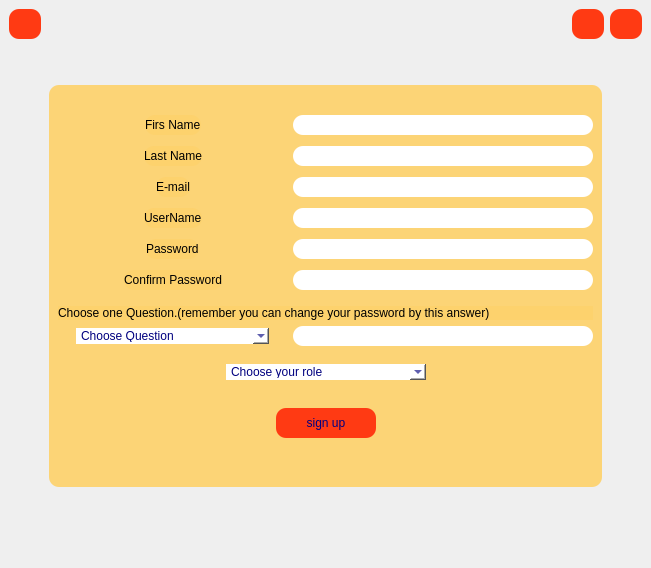
<?xml version="1.0" encoding="UTF-8"?>
<ui version="4.0">
 <class>signupform</class>
 <widget class="QMainWindow" name="signupform">
  <property name="geometry">
   <rect>
    <x>0</x>
    <y>0</y>
    <width>651</width>
    <height>568</height>
   </rect>
  </property>
  <property name="windowTitle">
   <string>MainWindow</string>
  </property>
  <property name="styleSheet">
   <string notr="true">#signupform
{
border-image : url(:/images/images/first-what-is-android-programming-library-barnamechi.jpg);
}
QPushButton
{
background-color:rgb(255, 58, 19);
border-radius : 10px;
}
QPushButton:hover{
background-color: rgb(249, 255, 198);
}</string>
  </property>
  <widget class="QWidget" name="centralwidget">
   <layout class="QVBoxLayout" name="verticalLayout">
    <item>
     <layout class="QHBoxLayout" name="horizontalLayout">
      <property name="topMargin">
       <number>0</number>
      </property>
      <item>
       <widget class="QPushButton" name="back">
        <property name="minimumSize">
         <size>
          <width>30</width>
          <height>30</height>
         </size>
        </property>
        <property name="cursor">
         <cursorShape>PointingHandCursor</cursorShape>
        </property>
        <property name="text">
         <string/>
        </property>
        <property name="icon">
         <iconset resource="rec.qrc">
          <normaloff>:/images/images/return.png</normaloff>:/images/images/return.png</iconset>
        </property>
       </widget>
      </item>
      <item>
       <spacer name="horizontalSpacer">
        <property name="orientation">
         <enum>Qt::Horizontal</enum>
        </property>
        <property name="sizeHint" stdset="0">
         <size>
          <width>40</width>
          <height>20</height>
         </size>
        </property>
       </spacer>
      </item>
      <item>
       <widget class="QPushButton" name="pushButton_2">
        <property name="minimumSize">
         <size>
          <width>30</width>
          <height>30</height>
         </size>
        </property>
        <property name="cursor">
         <cursorShape>PointingHandCursor</cursorShape>
        </property>
        <property name="text">
         <string/>
        </property>
       </widget>
      </item>
      <item>
       <widget class="QPushButton" name="pushButton">
        <property name="sizePolicy">
         <sizepolicy hsizetype="Maximum" vsizetype="Fixed">
          <horstretch>50</horstretch>
          <verstretch>50</verstretch>
         </sizepolicy>
        </property>
        <property name="minimumSize">
         <size>
          <width>30</width>
          <height>30</height>
         </size>
        </property>
        <property name="cursor">
         <cursorShape>PointingHandCursor</cursorShape>
        </property>
        <property name="text">
         <string/>
        </property>
        <property name="icon">
         <iconset resource="rec.qrc">
          <normaloff>:/icones/images/delete-sign.png</normaloff>:/icones/images/delete-sign.png</iconset>
        </property>
        <property name="iconSize">
         <size>
          <width>30</width>
          <height>30</height>
         </size>
        </property>
       </widget>
      </item>
     </layout>
    </item>
    <item>
     <spacer name="verticalSpacer_13">
      <property name="orientation">
       <enum>Qt::Vertical</enum>
      </property>
      <property name="sizeHint" stdset="0">
       <size>
        <width>20</width>
        <height>40</height>
       </size>
      </property>
     </spacer>
    </item>
    <item>
     <layout class="QHBoxLayout" name="horizontalLayout_3">
      <property name="topMargin">
       <number>0</number>
      </property>
      <item>
       <spacer name="horizontalSpacer_3">
        <property name="orientation">
         <enum>Qt::Horizontal</enum>
        </property>
        <property name="sizeType">
         <enum>QSizePolicy::Fixed</enum>
        </property>
        <property name="sizeHint" stdset="0">
         <size>
          <width>40</width>
          <height>20</height>
         </size>
        </property>
       </spacer>
      </item>
      <item>
       <widget class="QWidget" name="v1" native="true">
        <property name="sizePolicy">
         <sizepolicy hsizetype="Minimum" vsizetype="Fixed">
          <horstretch>0</horstretch>
          <verstretch>0</verstretch>
         </sizepolicy>
        </property>
        <property name="minimumSize">
         <size>
          <width>200</width>
          <height>300</height>
         </size>
        </property>
        <property name="maximumSize">
         <size>
          <width>16777215</width>
          <height>1000</height>
         </size>
        </property>
        <property name="styleSheet">
         <string notr="true">QWidget{
color:rgb(0, 0, 127);
background-color: rgba(255, 205, 88,0.8);
border-radius : 10px;

}
QLineEdit
{
background-color: white;
border-radius : 10px;
}


QLabel
{
background-color: rgba(255, 205, 88,0.3);
}

</string>
        </property>
        <layout class="QVBoxLayout" name="verticalLayout_3">
         <property name="topMargin">
          <number>20</number>
         </property>
         <item>
          <spacer name="verticalSpacer_8">
           <property name="orientation">
            <enum>Qt::Vertical</enum>
           </property>
           <property name="sizeHint" stdset="0">
            <size>
             <width>20</width>
             <height>10</height>
            </size>
           </property>
          </spacer>
         </item>
         <item>
          <layout class="QHBoxLayout" name="horizontalLayout_4">
           <property name="topMargin">
            <number>0</number>
           </property>
           <item>
            <spacer name="horizontalSpacer_13">
             <property name="orientation">
              <enum>Qt::Horizontal</enum>
             </property>
             <property name="sizeHint" stdset="0">
              <size>
               <width>40</width>
               <height>20</height>
              </size>
             </property>
            </spacer>
           </item>
           <item>
            <widget class="QLabel" name="label">
             <property name="styleSheet">
              <string notr="true">color:black</string>
             </property>
             <property name="text">
              <string>Firs Name</string>
             </property>
            </widget>
           </item>
           <item>
            <spacer name="horizontalSpacer_4">
             <property name="orientation">
              <enum>Qt::Horizontal</enum>
             </property>
             <property name="sizeHint" stdset="0">
              <size>
               <width>40</width>
               <height>20</height>
              </size>
             </property>
            </spacer>
           </item>
           <item>
            <widget class="QLineEdit" name="first">
             <property name="minimumSize">
              <size>
               <width>300</width>
               <height>20</height>
              </size>
             </property>
            </widget>
           </item>
          </layout>
         </item>
         <item>
          <spacer name="verticalSpacer_4">
           <property name="orientation">
            <enum>Qt::Vertical</enum>
           </property>
           <property name="sizeHint" stdset="0">
            <size>
             <width>20</width>
             <height>5</height>
            </size>
           </property>
          </spacer>
         </item>
         <item>
          <layout class="QHBoxLayout" name="horizontalLayout_8">
           <property name="topMargin">
            <number>0</number>
           </property>
           <item>
            <spacer name="horizontalSpacer_14">
             <property name="orientation">
              <enum>Qt::Horizontal</enum>
             </property>
             <property name="sizeHint" stdset="0">
              <size>
               <width>40</width>
               <height>20</height>
              </size>
             </property>
            </spacer>
           </item>
           <item>
            <widget class="QLabel" name="label_4">
             <property name="styleSheet">
              <string notr="true">color: black</string>
             </property>
             <property name="text">
              <string>Last Name</string>
             </property>
            </widget>
           </item>
           <item>
            <spacer name="horizontalSpacer_9">
             <property name="orientation">
              <enum>Qt::Horizontal</enum>
             </property>
             <property name="sizeHint" stdset="0">
              <size>
               <width>40</width>
               <height>20</height>
              </size>
             </property>
            </spacer>
           </item>
           <item>
            <widget class="QLineEdit" name="last">
             <property name="minimumSize">
              <size>
               <width>300</width>
               <height>20</height>
              </size>
             </property>
            </widget>
           </item>
          </layout>
         </item>
         <item>
          <spacer name="verticalSpacer_9">
           <property name="orientation">
            <enum>Qt::Vertical</enum>
           </property>
           <property name="sizeHint" stdset="0">
            <size>
             <width>20</width>
             <height>5</height>
            </size>
           </property>
          </spacer>
         </item>
         <item>
          <layout class="QHBoxLayout" name="horizontalLayout_9">
           <property name="topMargin">
            <number>0</number>
           </property>
           <item>
            <spacer name="horizontalSpacer_15">
             <property name="orientation">
              <enum>Qt::Horizontal</enum>
             </property>
             <property name="sizeHint" stdset="0">
              <size>
               <width>40</width>
               <height>20</height>
              </size>
             </property>
            </spacer>
           </item>
           <item>
            <widget class="QLabel" name="label_5">
             <property name="styleSheet">
              <string notr="true">color:black</string>
             </property>
             <property name="text">
              <string>E-mail</string>
             </property>
            </widget>
           </item>
           <item>
            <spacer name="horizontalSpacer_10">
             <property name="orientation">
              <enum>Qt::Horizontal</enum>
             </property>
             <property name="sizeHint" stdset="0">
              <size>
               <width>40</width>
               <height>20</height>
              </size>
             </property>
            </spacer>
           </item>
           <item>
            <widget class="QLineEdit" name="email">
             <property name="minimumSize">
              <size>
               <width>300</width>
               <height>20</height>
              </size>
             </property>
            </widget>
           </item>
          </layout>
         </item>
         <item>
          <spacer name="verticalSpacer_7">
           <property name="orientation">
            <enum>Qt::Vertical</enum>
           </property>
           <property name="sizeHint" stdset="0">
            <size>
             <width>20</width>
             <height>5</height>
            </size>
           </property>
          </spacer>
         </item>
         <item>
          <layout class="QHBoxLayout" name="horizontalLayout_5">
           <property name="topMargin">
            <number>0</number>
           </property>
           <item>
            <spacer name="horizontalSpacer_16">
             <property name="orientation">
              <enum>Qt::Horizontal</enum>
             </property>
             <property name="sizeHint" stdset="0">
              <size>
               <width>40</width>
               <height>20</height>
              </size>
             </property>
            </spacer>
           </item>
           <item>
            <widget class="QLabel" name="label_2">
             <property name="styleSheet">
              <string notr="true">color:black</string>
             </property>
             <property name="text">
              <string>UserName</string>
             </property>
            </widget>
           </item>
           <item>
            <spacer name="horizontalSpacer_5">
             <property name="orientation">
              <enum>Qt::Horizontal</enum>
             </property>
             <property name="sizeHint" stdset="0">
              <size>
               <width>40</width>
               <height>20</height>
              </size>
             </property>
            </spacer>
           </item>
           <item>
            <widget class="QLineEdit" name="user">
             <property name="minimumSize">
              <size>
               <width>300</width>
               <height>20</height>
              </size>
             </property>
            </widget>
           </item>
          </layout>
         </item>
         <item>
          <spacer name="verticalSpacer_5">
           <property name="orientation">
            <enum>Qt::Vertical</enum>
           </property>
           <property name="sizeHint" stdset="0">
            <size>
             <width>20</width>
             <height>5</height>
            </size>
           </property>
          </spacer>
         </item>
         <item>
          <layout class="QHBoxLayout" name="horizontalLayout_6">
           <property name="topMargin">
            <number>0</number>
           </property>
           <item>
            <spacer name="horizontalSpacer_17">
             <property name="orientation">
              <enum>Qt::Horizontal</enum>
             </property>
             <property name="sizeHint" stdset="0">
              <size>
               <width>40</width>
               <height>20</height>
              </size>
             </property>
            </spacer>
           </item>
           <item>
            <widget class="QLabel" name="label_3">
             <property name="styleSheet">
              <string notr="true">color: black;
</string>
             </property>
             <property name="text">
              <string>Password</string>
             </property>
            </widget>
           </item>
           <item>
            <spacer name="horizontalSpacer_6">
             <property name="orientation">
              <enum>Qt::Horizontal</enum>
             </property>
             <property name="sizeHint" stdset="0">
              <size>
               <width>40</width>
               <height>20</height>
              </size>
             </property>
            </spacer>
           </item>
           <item>
            <widget class="QLineEdit" name="pass">
             <property name="minimumSize">
              <size>
               <width>300</width>
               <height>20</height>
              </size>
             </property>
            </widget>
           </item>
          </layout>
         </item>
         <item>
          <spacer name="verticalSpacer_11">
           <property name="orientation">
            <enum>Qt::Vertical</enum>
           </property>
           <property name="sizeHint" stdset="0">
            <size>
             <width>20</width>
             <height>5</height>
            </size>
           </property>
          </spacer>
         </item>
         <item>
          <layout class="QHBoxLayout" name="horizontalLayout_10">
           <property name="topMargin">
            <number>0</number>
           </property>
           <item>
            <spacer name="horizontalSpacer_18">
             <property name="orientation">
              <enum>Qt::Horizontal</enum>
             </property>
             <property name="sizeHint" stdset="0">
              <size>
               <width>40</width>
               <height>20</height>
              </size>
             </property>
            </spacer>
           </item>
           <item>
            <layout class="QVBoxLayout" name="verticalLayout_4">
             <property name="topMargin">
              <number>0</number>
             </property>
             <property name="rightMargin">
              <number>0</number>
             </property>
             <property name="bottomMargin">
              <number>0</number>
             </property>
             <item>
              <widget class="QLabel" name="label_6">
               <property name="styleSheet">
                <string notr="true">color:black</string>
               </property>
               <property name="text">
                <string>Confirm Password</string>
               </property>
              </widget>
             </item>
            </layout>
           </item>
           <item>
            <spacer name="horizontalSpacer_11">
             <property name="orientation">
              <enum>Qt::Horizontal</enum>
             </property>
             <property name="sizeHint" stdset="0">
              <size>
               <width>40</width>
               <height>20</height>
              </size>
             </property>
            </spacer>
           </item>
           <item>
            <widget class="QLineEdit" name="confirm">
             <property name="minimumSize">
              <size>
               <width>300</width>
               <height>20</height>
              </size>
             </property>
            </widget>
           </item>
          </layout>
         </item>
         <item>
          <spacer name="verticalSpacer_6">
           <property name="orientation">
            <enum>Qt::Vertical</enum>
           </property>
           <property name="sizeHint" stdset="0">
            <size>
             <width>20</width>
             <height>10</height>
            </size>
           </property>
          </spacer>
         </item>
         <item>
          <layout class="QHBoxLayout" name="horizontalLayout_11">
           <property name="topMargin">
            <number>0</number>
           </property>
           <item>
            <widget class="QLabel" name="label_7">
             <property name="styleSheet">
              <string notr="true">color:black;
font: 75 9pt &quot;MS Shell Dlg 2&quot;;</string>
             </property>
             <property name="text">
              <string>Choose one Question.(remember you can change your password by this answer)</string>
             </property>
            </widget>
           </item>
          </layout>
         </item>
         <item>
          <layout class="QHBoxLayout" name="horizontalLayout_2">
           <property name="topMargin">
            <number>0</number>
           </property>
           <item>
            <spacer name="horizontalSpacer_19">
             <property name="orientation">
              <enum>Qt::Horizontal</enum>
             </property>
             <property name="sizeHint" stdset="0">
              <size>
               <width>40</width>
               <height>20</height>
              </size>
             </property>
            </spacer>
           </item>
           <item>
            <widget class="QComboBox" name="comboBox">
             <property name="minimumSize">
              <size>
               <width>100</width>
               <height>0</height>
              </size>
             </property>
             <property name="styleSheet">
              <string notr="true">background-color: white;</string>
             </property>
             <item>
              <property name="text">
               <string>Choose Question</string>
              </property>
             </item>
             <item>
              <property name="text">
               <string>What is the name of your pet?</string>
              </property>
             </item>
             <item>
              <property name="text">
               <string>What was name of toyr first teacher?</string>
              </property>
             </item>
             <item>
              <property name="text">
               <string>What is your favorite team?</string>
              </property>
             </item>
             <item>
              <property name="text">
               <string>What is yor favorite sport?</string>
              </property>
             </item>
             <item>
              <property name="text">
               <string>What is your favorite book?</string>
              </property>
             </item>
             <item>
              <property name="text">
               <string>What is your favorite car?</string>
              </property>
             </item>
            </widget>
           </item>
           <item>
            <spacer name="horizontalSpacer_12">
             <property name="orientation">
              <enum>Qt::Horizontal</enum>
             </property>
             <property name="sizeHint" stdset="0">
              <size>
               <width>40</width>
               <height>20</height>
              </size>
             </property>
            </spacer>
           </item>
           <item>
            <widget class="QLineEdit" name="keyword">
             <property name="minimumSize">
              <size>
               <width>300</width>
               <height>20</height>
              </size>
             </property>
            </widget>
           </item>
          </layout>
         </item>
         <item>
          <spacer name="verticalSpacer_10">
           <property name="orientation">
            <enum>Qt::Vertical</enum>
           </property>
           <property name="sizeHint" stdset="0">
            <size>
             <width>20</width>
             <height>10</height>
            </size>
           </property>
          </spacer>
         </item>
         <item>
          <layout class="QHBoxLayout" name="horizontalLayout_12">
           <property name="topMargin">
            <number>0</number>
           </property>
           <item>
            <spacer name="horizontalSpacer_20">
             <property name="orientation">
              <enum>Qt::Horizontal</enum>
             </property>
             <property name="sizeHint" stdset="0">
              <size>
               <width>40</width>
               <height>20</height>
              </size>
             </property>
            </spacer>
           </item>
           <item>
            <widget class="QComboBox" name="role">
             <property name="minimumSize">
              <size>
               <width>200</width>
               <height>0</height>
              </size>
             </property>
             <property name="styleSheet">
              <string notr="true">background-color:white;</string>
             </property>
             <item>
              <property name="text">
               <string>Choose your role</string>
              </property>
             </item>
             <item>
              <property name="text">
               <string>Admin</string>
              </property>
             </item>
             <item>
              <property name="text">
               <string>Member</string>
              </property>
             </item>
            </widget>
           </item>
           <item>
            <spacer name="horizontalSpacer_21">
             <property name="orientation">
              <enum>Qt::Horizontal</enum>
             </property>
             <property name="sizeHint" stdset="0">
              <size>
               <width>40</width>
               <height>20</height>
              </size>
             </property>
            </spacer>
           </item>
          </layout>
         </item>
         <item>
          <spacer name="verticalSpacer_12">
           <property name="orientation">
            <enum>Qt::Vertical</enum>
           </property>
           <property name="sizeHint" stdset="0">
            <size>
             <width>20</width>
             <height>20</height>
            </size>
           </property>
          </spacer>
         </item>
         <item>
          <layout class="QHBoxLayout" name="horizontalLayout_7">
           <property name="topMargin">
            <number>0</number>
           </property>
           <item>
            <spacer name="horizontalSpacer_8">
             <property name="orientation">
              <enum>Qt::Horizontal</enum>
             </property>
             <property name="sizeHint" stdset="0">
              <size>
               <width>40</width>
               <height>20</height>
              </size>
             </property>
            </spacer>
           </item>
           <item>
            <widget class="QPushButton" name="signup">
             <property name="minimumSize">
              <size>
               <width>100</width>
               <height>30</height>
              </size>
             </property>
             <property name="cursor">
              <cursorShape>PointingHandCursor</cursorShape>
             </property>
             <property name="styleSheet">
              <string notr="true">QPushButton
{
background-color:rgb(255, 58, 19);
border-radius : 10px;
}
QPushButton:hover{
background-color:  rgb(139, 193, 14);
}</string>
             </property>
             <property name="text">
              <string>sign up</string>
             </property>
            </widget>
           </item>
           <item>
            <spacer name="horizontalSpacer_7">
             <property name="orientation">
              <enum>Qt::Horizontal</enum>
             </property>
             <property name="sizeHint" stdset="0">
              <size>
               <width>40</width>
               <height>20</height>
              </size>
             </property>
            </spacer>
           </item>
          </layout>
         </item>
         <item>
          <spacer name="verticalSpacer_3">
           <property name="orientation">
            <enum>Qt::Vertical</enum>
           </property>
           <property name="sizeHint" stdset="0">
            <size>
             <width>20</width>
             <height>40</height>
            </size>
           </property>
          </spacer>
         </item>
        </layout>
       </widget>
      </item>
      <item>
       <spacer name="horizontalSpacer_2">
        <property name="orientation">
         <enum>Qt::Horizontal</enum>
        </property>
        <property name="sizeType">
         <enum>QSizePolicy::Fixed</enum>
        </property>
        <property name="sizeHint" stdset="0">
         <size>
          <width>40</width>
          <height>20</height>
         </size>
        </property>
       </spacer>
      </item>
     </layout>
    </item>
    <item>
     <spacer name="verticalSpacer_2">
      <property name="orientation">
       <enum>Qt::Vertical</enum>
      </property>
      <property name="sizeHint" stdset="0">
       <size>
        <width>20</width>
        <height>8</height>
       </size>
      </property>
     </spacer>
    </item>
    <item>
     <spacer name="verticalSpacer">
      <property name="orientation">
       <enum>Qt::Vertical</enum>
      </property>
      <property name="sizeHint" stdset="0">
       <size>
        <width>20</width>
        <height>7</height>
       </size>
      </property>
     </spacer>
    </item>
   </layout>
  </widget>
 </widget>
 <resources>
  <include location="rec.qrc"/>
 </resources>
 <connections>
  <connection>
   <sender>pushButton</sender>
   <signal>clicked()</signal>
   <receiver>signupform</receiver>
   <slot>close()</slot>
   <hints>
    <hint type="sourcelabel">
     <x>578</x>
     <y>26</y>
    </hint>
    <hint type="destinationlabel">
     <x>600</x>
     <y>62</y>
    </hint>
   </hints>
  </connection>
 </connections>
</ui>
